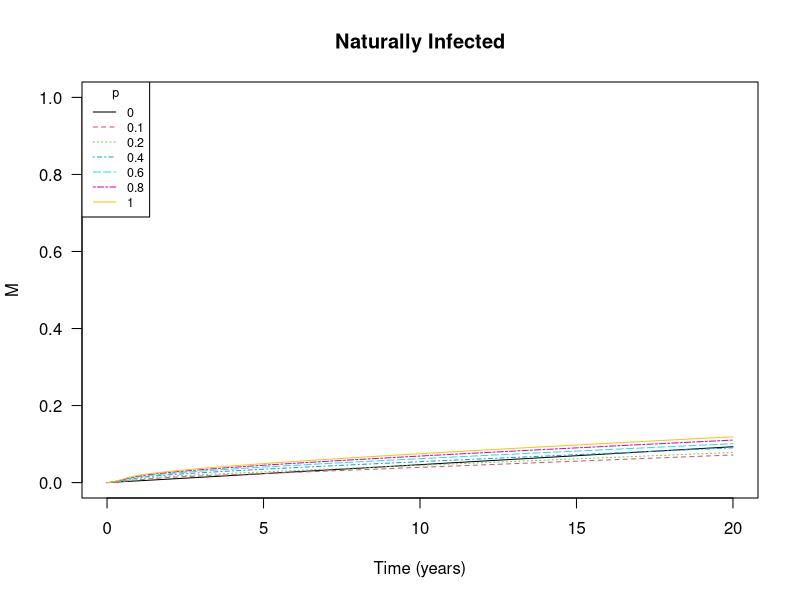
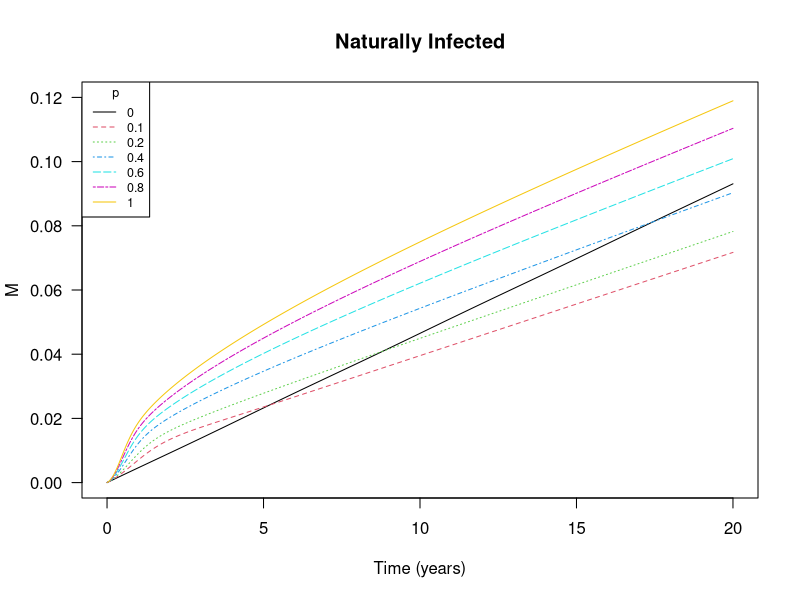

Recreate these plots in R, in order.
library(deSolve)
## Vector Field for SIR model
SIR.vector.field <- function(t, vars, parms) {
  with(as.list(c(parms, vars)), {
    dS <- mu*(1-p) -gamma*R_0*S*(V+I) -mu*S# dS/dt
    dV <- gamma*R_0*S*V + mu*p-gamma*V-mu*V # variolated cases
    dI <- gamma*R_0*S*I-gamma*I-mu*I #normally infected cases
    dM <- 0.2*gamma*V+0.3*gamma*I # disease induced mortality
    dR <- 0.8*gamma*V+0.7*gamma*I-mu*R #dR/dt
    
    vec.fld <- c(dS=dS, dV=dV, dI=dI, dM=dM, dR=dR)
    return(list(vec.fld)) # ode() requires a list
  })
}

draw.soln <- function(ic=c(S=1,V=0,I=0,M=0,R=0), tmax=1,
                      times=seq(0,tmax,by=tmax/500),
                      func, parms, ... ) {
  soln <- ode(ic, times, func, parms)
  lines(times, soln[,"M"], lwd=1,...)
  
  return(invisible(as.data.frame(soln)))
}

## Plot solutions of the SIR model
plot_pvals <- function( tmax=20, # end time for numerical integration of the ODE
                        V0=0, I0=0.000936466, S0=1/4.5, R0=0, M0=0, # initial conditions
                        vary_p=c(0,0.1,0.2,0.4,0.6,0.8,1),  # p values to use
                        ylim=c(0,1), 
                        ... ) {
  ## draw box for plot:
  plot(0,0,xlim=c(0,tmax),ylim=ylim,
       type="n",main="Naturally Infected",xlab="Time (years)",ylab="M",las=1)
  for (i in 1:length(vary_p)) {
    draw.soln(ic=c(S=S0,V=V0,I=I0,M=M0,R=R0), tmax=tmax,
              func=SIR.vector.field,
              parms=c(R_0=4.5,gamma=1/(22/365),p=vary_p[i],mu=1/50),
              col=i,
              lty=i # use a different line style for each solution
    )
  }
  legend("topleft",title="p",legend=vary_p,col=1:length(vary_p),lty=1:length(vary_p),cex = 0.75)
}

if (!interactive()) pdf("myplot.pdf")
plot_pvals()
plot_pvals(ylim=c(0,0.12))
if (!interactive()) dev.off()
